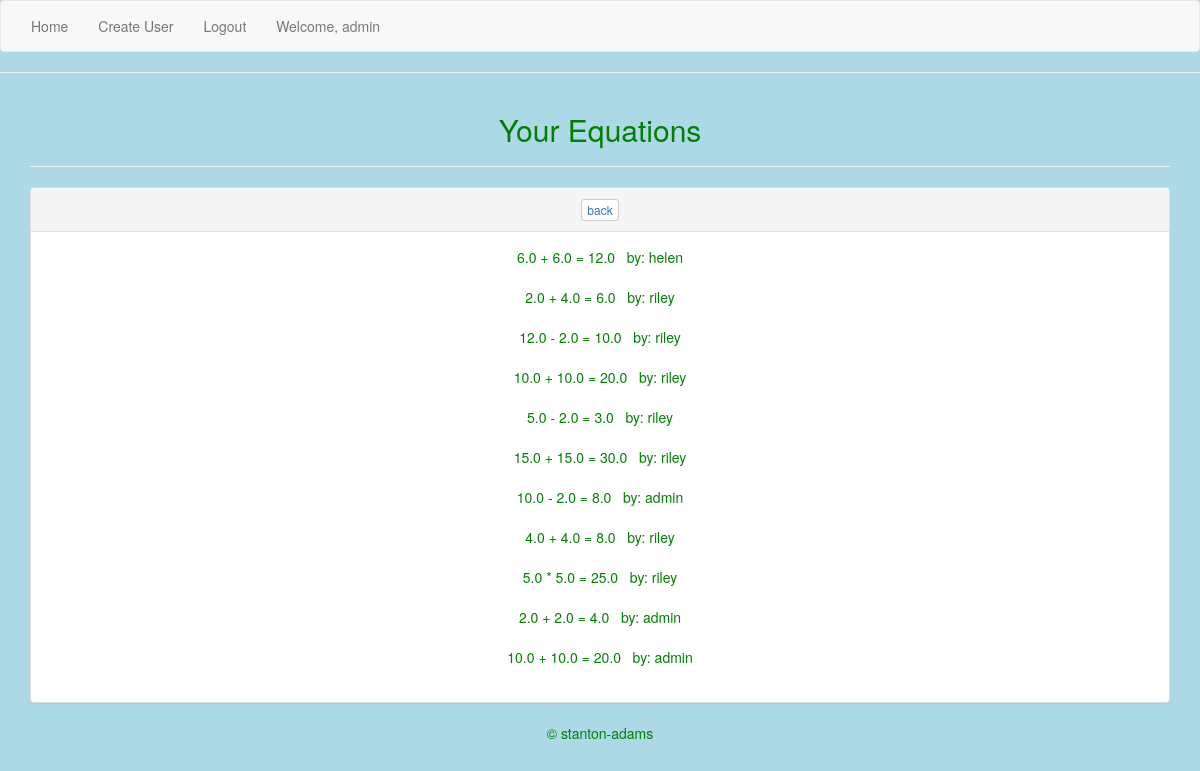
Before: /accounts/profile/1/ (signed in) with the older database file.
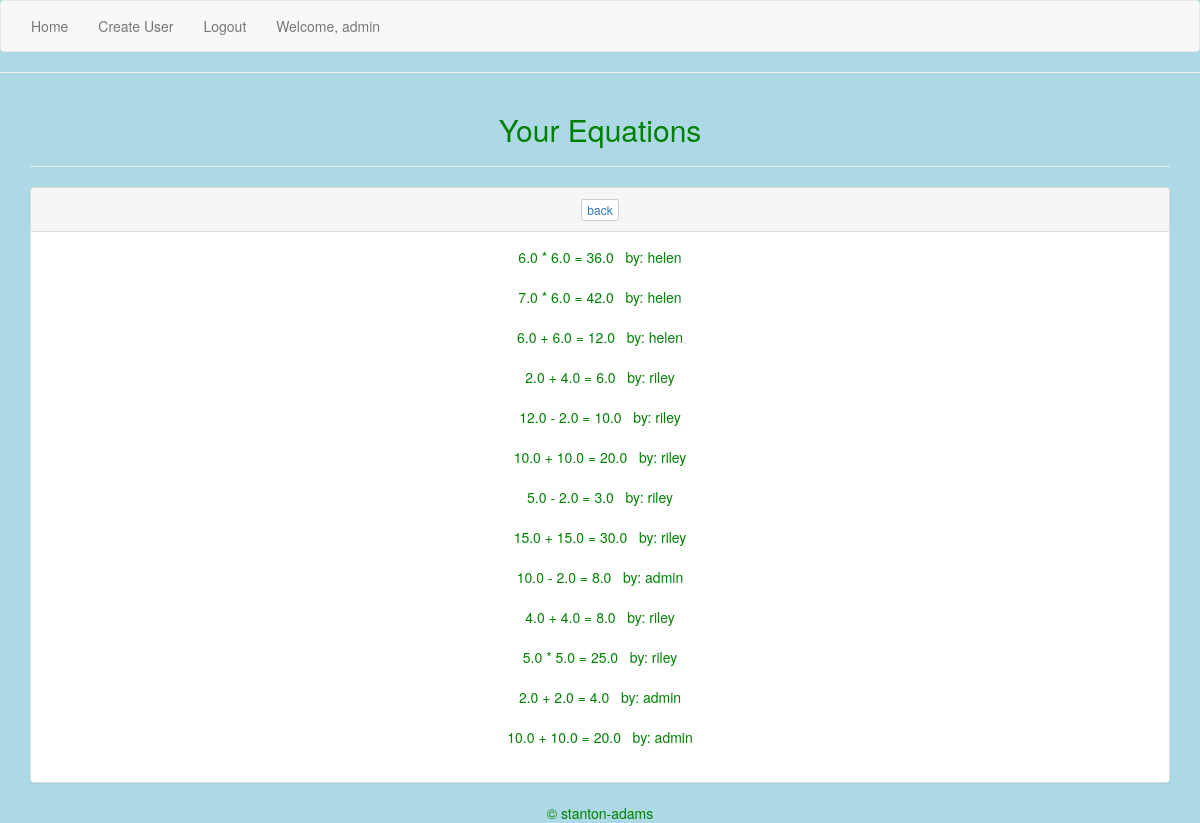
After: the same page with the newer database file.
### app/models.py (models this page shows, shortened)
class Operation(models.Model):
    created_by = models.ForeignKey('auth.User')
    created = models.DateTimeField(auto_now_add=True)
    num_1 = models.FloatField()
    operator = models.CharField(max_length=1, choices=OPERATORS, default='+')
    num_2 = models.FloatField()
    answer = models.FloatField()
    @property
    def get_answer(self):
        return "{} {} {} = {}".format(self.num_1, self.operator, self.num_2, self.answer)
    class Meta:
        ordering = ("-created", )

### app/views.py (the view)
# urls.py: url(r'^accounts/profile/(?P<pk>\d+)/$', ProfileDetailView.as_view(), name="profile_view"),
class ProfileDetailView(DetailView):
    model = Profile
    template_name = "profile_detail.html"
    def get_context_data(self, **kwargs):
        context = super().get_context_data(**kwargs)
        context["operation_detail"] = Operation.objects.all()
        return context
    def get_queryset(self):
        if self.request.user.profile.user.id:
            return Operation.objects.all()
        return Operation.objects.filter(created_by=self.request.user)

### app/models.py (called while the page is built)
    @property
    def is_owner(self):
        return self.access_level == 'o'

### templates/profile_detail.html
{% extends 'base.html' %}
{% block content %}
<div class="container">
    <h2>Your Equations</h2>
    <hr>
    <div class="panel panel-default">
      <div class="panel-heading">
        <button type="button" class="btn btn-default btn-xs"><a href="{% url 'operation_create_view' %}">back</a></button>
      </div>
      <div class="panel-body">
  {% for answer in operation_detail %}
    {% if request.user == answer.created_by or request.user.profile.is_owner %}
      {{ answer.get_answer }} &nbsp; by: {{answer.created_by}} <br>
      <br>
    {% endif %}
  {% endfor %}
</div>
</div>
</div>
{% endblock %}

Changed rows visible on the page:
added Operation: get_answer "6.0 * 6.0 = 36.0", created_by "helen"
added Operation: get_answer "7.0 * 6.0 = 42.0", created_by "helen"
